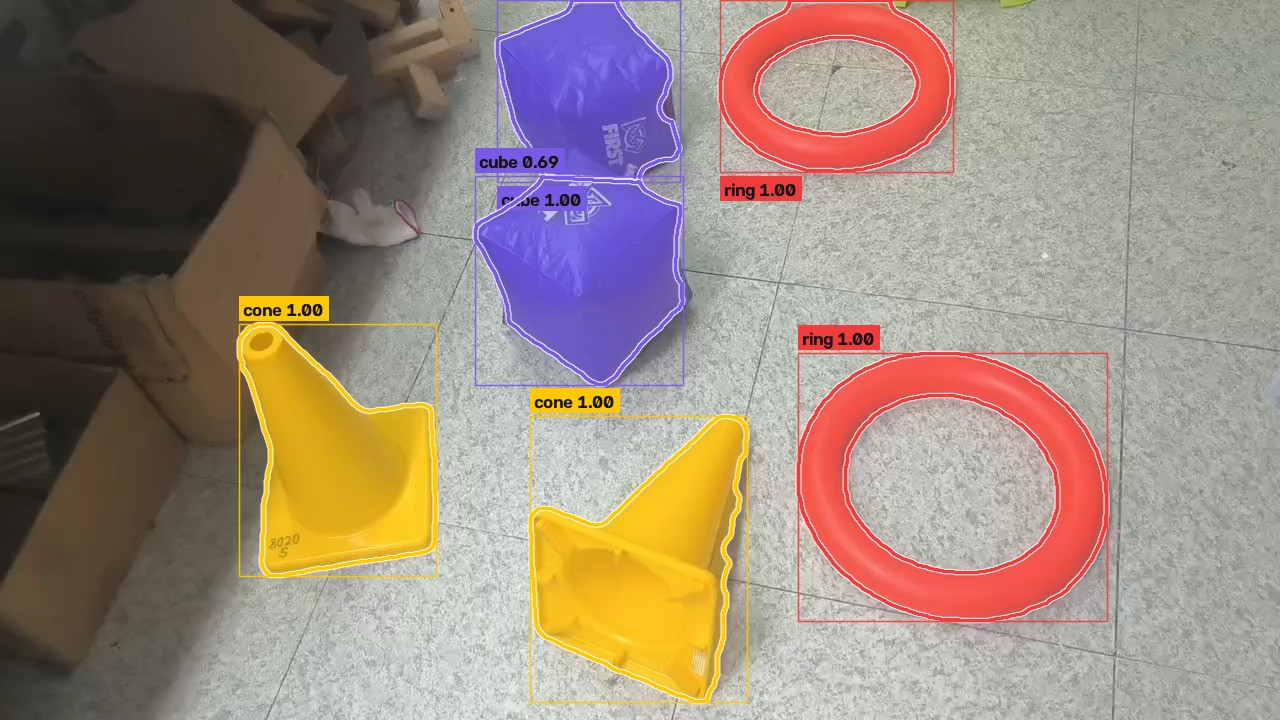
#> input picture docs/week03/objects.jpg, 1280 x 720 px
$ python -i beyond.py   (imports and definitions only)
#> lines starting #> are read from the running program, lines starting #| are printed output that depends on the picture; after the words box and inside, x2 and y2 are one past the last pixel; in counts of white or black regions, pixels touching at a corner belong together
### week02/colors.py
"""Option 1: Color Me Impressed.

Split an image into one image per color and locate the center of every
individually colored object.

The approach follows the lecture hints:

1. Convert BGR to HSV with ``cv2.cvtColor`` so hue carries the color and
   saturation/value carry "how colorful" and "how bright".
2. Build one binary mask per named color with ``cv2.inRange``.
3. Apply each mask to the original image (masking) to get a single color layer.
4. Find object centers with ``np.where`` and ``np.mean`` on each connected blob.

The named color bands are chosen so that the masks form an exact partition of
the image: every pixel belongs to exactly one color.

Beyond the assignment:

* ``auto`` mode learns the image's own palette with k-means in CIELAB (a
  perceptually uniform color space) and picks the number of colors with the
  silhouette score, so two different reds do not get lumped together.
* Every object is classified into a SUAS target shape (see ``shapes.py``).
"""

from __future__ import annotations

from dataclasses import asdict, dataclass, field
from pathlib import Path

import cv2
import numpy as np

from . import shapes

# OpenCV stores hue as 0..179 (degrees / 2), saturation and value as 0..255.
BLACK_MAX_V = 50
ACHROMATIC_MAX_S = 50
WHITE_MIN_V = 190


@dataclass(frozen=True)
class ColorBand:
    """A named color defined by one or more inclusive HSV ranges."""

    name: str
    ranges: tuple[tuple[tuple[int, int, int], tuple[int, int, int]], ...]
    swatch_bgr: tuple[int, int, int]


BROWN_MAX_V = 150


def _hue(lo: int, hi: int, v_lo: int = BLACK_MAX_V + 1, v_hi: int = 255) -> tuple[tuple[int, int, int], tuple[int, int, int]]:
    return (lo, ACHROMATIC_MAX_S + 1, v_lo), (hi, 255, v_hi)


COLOR_BANDS: tuple[ColorBand, ...] = (
    # Red wraps around the hue circle, so it needs two ranges.
    ColorBand("red", (_hue(0, 8), _hue(170, 179)), (40, 40, 220)),
    # Brown is dark orange / dark yellow, so it is carved out by brightness.
    ColorBand("brown", (_hue(9, 30, v_hi=BROWN_MAX_V),), (40, 90, 140)),
    ColorBand("orange", (_hue(9, 20, v_lo=BROWN_MAX_V + 1),), (20, 140, 255)),
    ColorBand("yellow", (_hue(21, 30, v_lo=BROWN_MAX_V + 1), _hue(31, 34)), (40, 220, 240)),
    ColorBand("green", (_hue(35, 85),), (60, 190, 60)),
    ColorBand("cyan", (_hue(86, 100),), (220, 210, 40)),
    ColorBand("blue", (_hue(101, 130),), (220, 110, 30)),
    ColorBand("purple", (_hue(131, 150),), (200, 60, 140)),
    ColorBand("pink", (_hue(151, 169),), (180, 110, 250)),
    ColorBand("black", (((0, 0, 0), (179, 255, BLACK_MAX_V)),), (30, 30, 30)),
    ColorBand(
        "gray",
        (((0, 0, BLACK_MAX_V + 1), (179, ACHROMATIC_MAX_S, WHITE_MIN_V - 1)),),
        (140, 140, 140),
    ),
    ColorBand(
        "white",
        (((0, 0, WHITE_MIN_V), (179, ACHROMATIC_MAX_S, 255)),),
        (245, 245, 245),
    ),
)

BANDS_BY_NAME = {band.name: band for band in COLOR_BANDS}


@dataclass
class ColorObject:
    """One connected blob of a single color."""

    center: tuple[float, float]  # (x, y) in pixels
    area: int
    bbox: tuple[int, int, int, int]  # x, y, width, height
    shape: str | None = None
    shape_confidence: float | None = None
    touches_border: bool = False


@dataclass
class ColorLayer:
    """Everything we know about one color in the image."""

    name: str
    mask: np.ndarray = field(repr=False)
    pixels: int
    coverage: float
    center: tuple[float, float] | None
    objects: list[ColorObject]

    def isolate(self, image: np.ndarray) -> np.ndarray:
        """Return the image with every pixel outside this color set to black."""
        return cv2.bitwise_and(image, image, mask=self.mask)

    # [329 lines left out: functions to_bgra, summary, load_image, color_mask, mask_center, find_objects and 12 more, not called in this run]

### week02/shapes.py
"""Geometric shape classification for single color blobs.

This is the "what is it" step that follows "where is it" in a SUAS style
object detection pipeline: a red blob at (x, y) becomes a red octagon.

Hand tuned vertex counting breaks down on small, pixelated blobs, so shapes
are classified by template matching in a normalized space instead:

1. The blob is translated so its centroid is at the origin and scaled so its
   area equals a fixed reference area. This removes position and size.
2. Every canonical shape (circle, octagon, star, ...) is normalized the same
   way and rasterized at a sweep of rotations within its symmetry period.
   Rectangles are generated with the blob's own aspect ratio, since real
   rectangles come in many proportions.
3. The shape whose best rotation has the highest intersection over union
   (IoU) with the blob wins; the IoU doubles as a confidence score.
"""

from __future__ import annotations

import math
from dataclasses import dataclass
from functools import cache

import cv2
import numpy as np

CANVAS = 128
REFERENCE_RADIUS = 44.0
REFERENCE_AREA = math.pi * REFERENCE_RADIUS**2
MIN_CONFIDENCE = 0.80


def _regular(sides: int, phase: float = 0.0) -> np.ndarray:
    angles = phase + np.arange(sides) * 2 * math.pi / sides
    return np.stack([np.cos(angles), np.sin(angles)], axis=1)


def _star(points: int = 5, inner: float = 0.45) -> np.ndarray:
    angles = np.arange(points * 2) * math.pi / points
    radii = np.where(np.arange(points * 2) % 2 == 0, 1.0, inner)
    return np.stack([radii * np.cos(angles), radii * np.sin(angles)], axis=1)


def _cross(arm: float = 0.36) -> np.ndarray:
    a = arm
    return np.array([[-a, -1], [a, -1], [a, -a], [1, -a], [1, a], [a, a], [a, 1], [-a, 1], [-a, a], [-1, a], [-1, -a], [-a, -a]], float)


def _semicircle() -> np.ndarray:
    angles = np.linspace(0, math.pi, 64)
    return np.stack([np.cos(angles), -np.sin(angles)], axis=1)


def _quarter_circle() -> np.ndarray:
    angles = np.linspace(0, math.pi / 2, 48)
    return np.vstack([[0.0, 0.0], np.stack([np.cos(angles), np.sin(angles)], axis=1)])


def _trapezoid() -> np.ndarray:
    return np.array([[-0.5, -0.6], [0.5, -0.6], [1.0, 0.6], [-1.0, 0.6]])


def _rectangle(aspect: float) -> np.ndarray:
    return np.array([[-aspect, -1], [aspect, -1], [aspect, 1], [-aspect, 1]], float)


# name -> (unit polygon, rotational symmetry period in radians)
TEMPLATES: dict[str, tuple[np.ndarray, float]] = {
    "circle": (_regular(96), 2 * math.pi / 96),
    "semicircle": (_semicircle(), 2 * math.pi),
    "quarter circle": (_quarter_circle(), 2 * math.pi),
    "triangle": (_regular(3), 2 * math.pi / 3),
    "square": (_regular(4), 2 * math.pi / 4),
    "trapezoid": (_trapezoid(), 2 * math.pi),
    "pentagon": (_regular(5), 2 * math.pi / 5),
    "hexagon": (_regular(6), 2 * math.pi / 6),
    "heptagon": (_regular(7), 2 * math.pi / 7),
    "octagon": (_regular(8), 2 * math.pi / 8),
    "star": (_star(), 2 * math.pi / 5),
    "cross": (_cross(), 2 * math.pi / 4),
}
SHAPE_NAMES = tuple(TEMPLATES) + ("rectangle",)


@dataclass
class ShapeMatch:
    shape: str
    confidence: float
    """IoU between the blob and the best fitting template, 0..1."""
    orientation_deg: float
    runner_up: str
    runner_up_confidence: float


# [93 lines left out: functions fill_holes, _normalize_polygon, _rasterize, _template_bank, normalize_blob, _best_iou and 1 more, not called in this run]

### week03/beyond.py
"""Challenge 1 beyond the polka dots: LoG and contours on the real objects and the distorted shapes.

The extra challenge reads "use other methods such as LoG or contours, and
test them out on the real objects and the distorted shapes images". The dot
pipeline was built for flat colored disks; this module runs the same kinds of
detector on the other two photos from the week's Drive folder and scores
them against ground truth, to show what transfers and what does not.

``objects.jpg``
    Detectors that know nothing about cones, cubes or rings, scored like any
    object detector: a detection's box must reach IoU 0.5 with a SAM 2.1 truth
    box (one to one, greedy). Scale space blobs (LoG, DoG, DoH at object
    sizes), the textbook SimpleBlobDetector on grayscale, contours of an Otsu
    threshold on saturation, and for reference the purpose built
    :mod:`week03.objects`.

``shapes.png``
    The ten dots of the dot group (``annotations/shapes.json``) under the
    image's heavy color noise. Every dot method raw and after non-local means
    denoising, and the contour regions of :mod:`week03.targets`.
"""

from __future__ import annotations

import json
from dataclasses import dataclass
from pathlib import Path

import cv2
import numpy as np

from . import blobs, dots, evaluate, objects, targets
#> further down, picture is the input picture: shape (720, 1280, 3); mean B, G, R 124.6, 137.5, 155

DENOISE = 10.0  # non-local means strength for shapes.png
SHAPE_DOTS = {"min_radius": 8.0, "max_radius": 40.0}  # the dots are 15 px; set from a look at the image
OBJECT_RADII = (20.0, 160.0)  # the pieces are 70 to 300 px across


@dataclass
class Detection:
    box: tuple[float, float, float, float]  # x, y, w, h
    score: float  # detector strength, used to rank
    circle: tuple[float, float, float] | None = None  # x, y, r for blob detectors
    contour: np.ndarray | None = None


# ---------------------------------------------------------------- objects ----


def _circles(found: list[blobs.Blob]) -> list[Detection]:
    return [Detection((b.x - b.radius, b.y - b.radius, 2 * b.radius, 2 * b.radius), float(b.response), (b.x, b.y, b.radius)) for b in found]


# [14 lines left out: functions scale_space_objects, simple_blob_objects, not called in this run]


def contour_objects(image: np.ndarray, min_area_fraction: float = 0.004) -> list[Detection]:
    """Otsu threshold on saturation (colored plastic against a dull floor), then external contours by area."""
#> called with min_area_fraction = 0.004
    hsv = cv2.cvtColor(cv2.GaussianBlur(image, (5, 5), 0), cv2.COLOR_BGR2HSV)
#> hsv: shape (720, 1280, 3); mean H, S, V 37.7, 64.6, 162.5
    _, mask = cv2.threshold(hsv[..., 1], 0, 255, cv2.THRESH_BINARY + cv2.THRESH_OTSU)
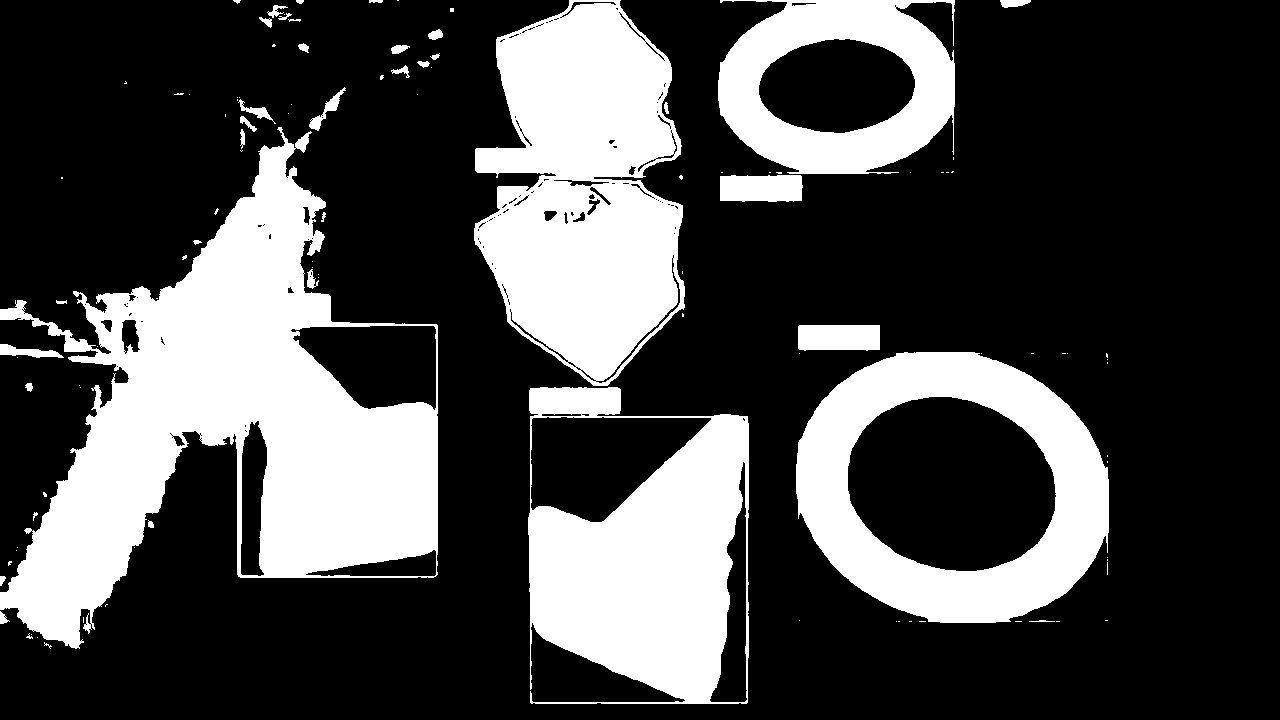
#> mask: shape (720, 1280); 28.4% white; 109 white regions (73 under 20 px), largest, box (x1, y1, x2, y2) and area: (0, 127, 438, 649) 93408, (474, 0, 685, 386) 56223, (528, 387, 749, 704) 43879
    mask = cv2.morphologyEx(mask, cv2.MORPH_OPEN, np.ones((5, 5), np.uint8))
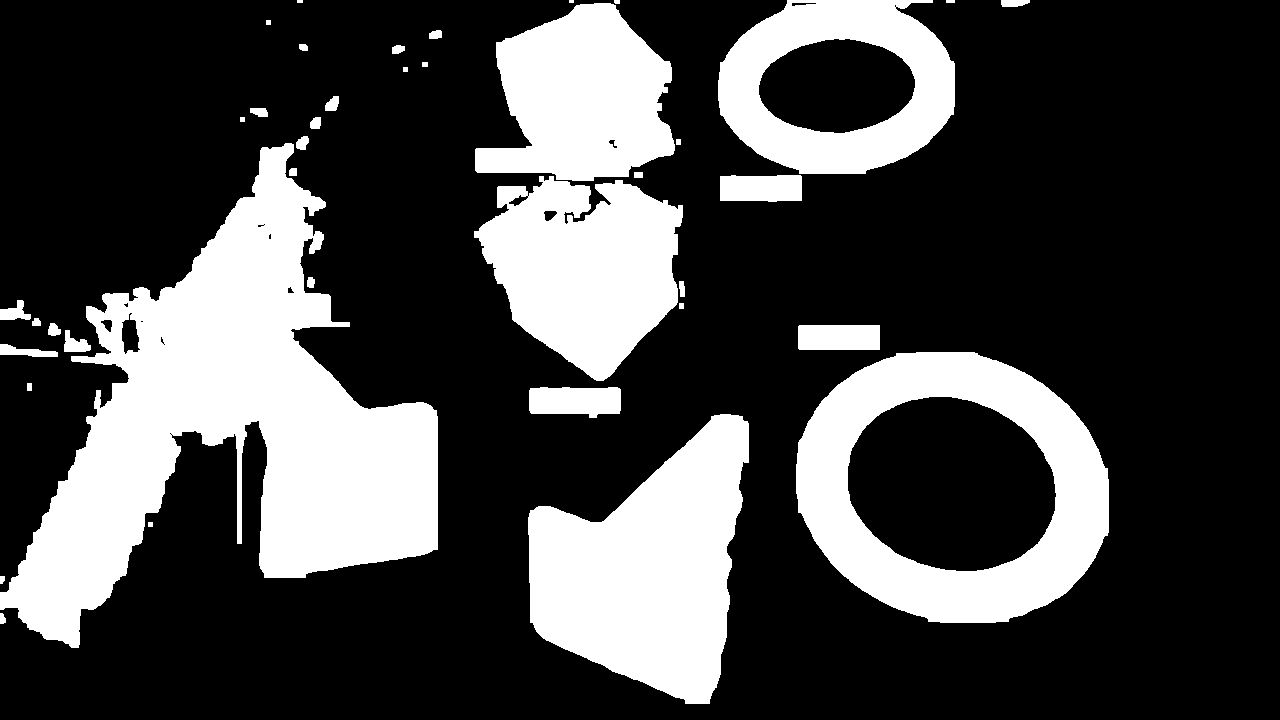
#> mask: shape (720, 1280); 27.5% white; 40 white regions (2 under 20 px)
    contours, _ = cv2.findContours(mask, cv2.RETR_EXTERNAL, cv2.CHAIN_APPROX_NONE)
#> contours = 40 contours, 8 with area under 20; largest, box (x1, y1, x2, y2) and area: (0, 143, 438, 648) 89592, (796, 352, 1109, 623) 66701, (528, 414, 749, 704) 39336, (718, 0, 955, 174) 32990, (474, 176, 683, 381) 27998
    min_area = min_area_fraction * image.shape[0] * image.shape[1]
#> min_area = 3686.4
    out = [
        Detection(tuple(float(v) for v in cv2.boundingRect(c)), float(cv2.contourArea(c)), contour=c)
        for c in contours
        if cv2.contourArea(c) >= min_area
    ]
#> out = 6 items
    return sorted(out, key=lambda d: -d.score)


# [7 lines left out: function purpose_built_objects, not called in this run]


OBJECT_METHODS = {
    "log": ("Laplacian of Gaussian", lambda im: scale_space_objects(im, "log")),
    "dog": ("Difference of Gaussians", lambda im: scale_space_objects(im, "dog")),
    "doh": ("Determinant of Hessian", lambda im: scale_space_objects(im, "doh")),
    "gray": ("SimpleBlobDetector, grayscale", simple_blob_objects),
    "contours": ("Contours of Otsu on saturation", contour_objects),
    "objects.py": ("Purpose built (objects.py)", purpose_built_objects),
}


# [65 lines left out: functions match_boxes, score_objects, objects_study, contour_dots, shapes_study, not called in this run]


# ----------------------------------------------------------------- figure ----

GREEN, RED, WHITE = (90, 200, 90), (70, 70, 235), (245, 245, 245)


# [67 lines left out: functions _draw_objects, _draw_dots, figure, run, not called in this run]

>>> import cv2
>>> picture = cv2.imread('../docs/week03/objects.jpg')
>>> result = contour_objects(picture)
#> result = 6 items
